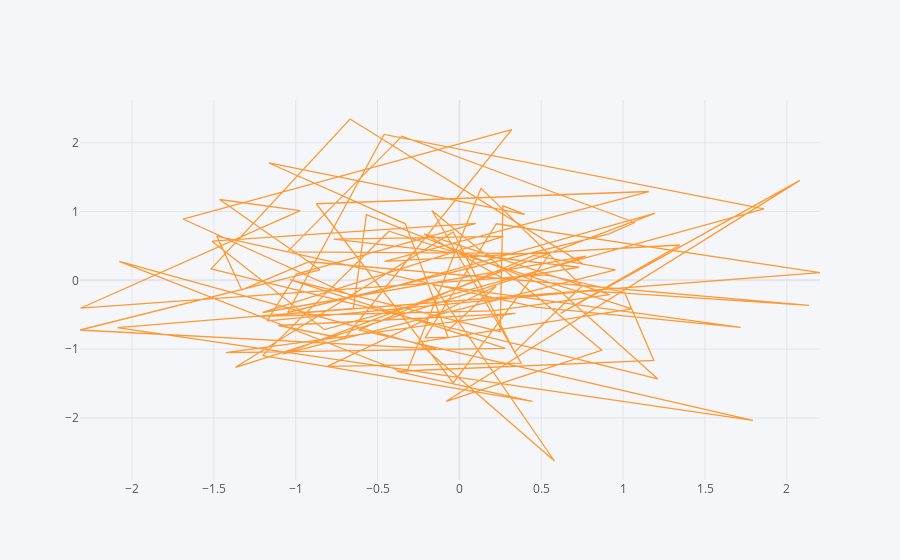

Notebook code for this chart:
### Markdown cell above
Veja que se eu utilizar o método **.iplot()** eu crio uma plotagem totalmente interativa!!!<br><br>

Nessa plotagem é possível passar o mouse por cima das linhas que o valor irá aparecer automaticamente, eu consigo dar zoom etc., basta ir explorando as funcionalidades e isso é totalmente intuitivo!

### Code cell
df.iplot(kind='scatter', x='A', y='B')
